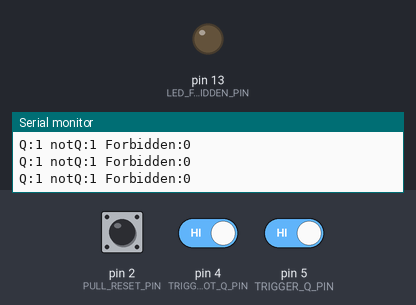
Bench run of a sketch on a simulated Arduino Uno, built with avr-gcc and run on an emulated ATmega328P. Parts: output pins drawn as LEDs (lit = HIGH), the last lines printed to the serial monitor. The inputs (shaded band) are chosen by the test bench; at power-on: pin 4 (TRIGGER_NOT_Q_PIN) HIGH, pin 5 (TRIGGER_Q_PIN) HIGH, pin 2 (PULL_RESET_PIN) LOW.

Above: at 1.2 s.
1.3 s: pin 4 (TRIGGER_NOT_Q_PIN) driven LOW and pin 5 (TRIGGER_Q_PIN) driven LOW
At 2.3 s:
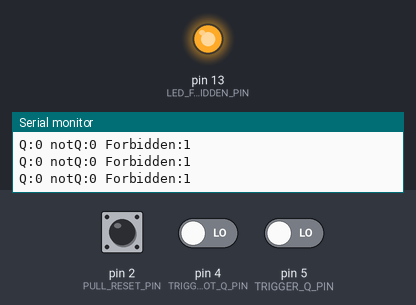
2.8 s: pin 4 (TRIGGER_NOT_Q_PIN) driven HIGH
At 3.4 s:
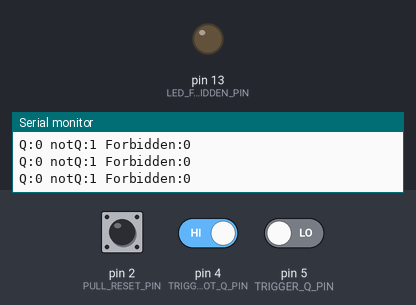
5.8 s: pin 4 (TRIGGER_NOT_Q_PIN) driven LOW
At 6.7 s:
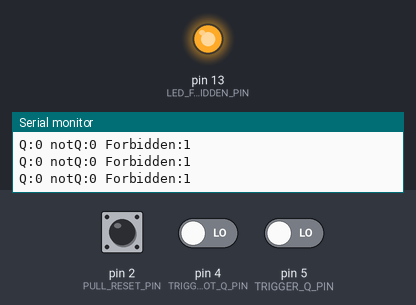
Timing chart, 0 to 8.8 s (numbered marks = the images above; inputs shaded):
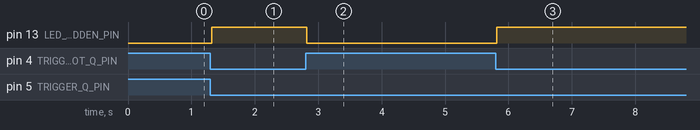

Measured:
- after the input at 1.3 s, pin 13 (LED_FORBIDDEN_PIN): LOW → HIGH at once
- after the input at 2.8 s, pin 13 (LED_FORBIDDEN_PIN): HIGH → LOW at once
- after the input at 5.8 s, pin 13 (LED_FORBIDDEN_PIN): LOW → HIGH at once

The sketch:

3-lab.ino
```cpp
const int PULL_RESET_PIN = 2;
const int TRIGGER_BUTTON_PIN = 3;
const int TRIGGER_NOT_Q_PIN = 4;
const int TRIGGER_Q_PIN = 5;
const int LED_FORBIDDEN_PIN = 13;

const int SERIAL_RATE = 9600;
const int LOOP_DELAY = 25;


void setupPins()
{
  pinMode(PULL_RESET_PIN, INPUT);
  pinMode(TRIGGER_BUTTON_PIN, OUTPUT);
  digitalWrite(TRIGGER_BUTTON_PIN, LOW);

  pinMode(TRIGGER_Q_PIN, INPUT);
  pinMode(TRIGGER_NOT_Q_PIN, INPUT);

  pinMode(LED_FORBIDDEN_PIN, OUTPUT);
  digitalWrite(LED_FORBIDDEN_PIN, LOW);
}

void setup()
{
  setupPins();
  Serial.begin(SERIAL_RATE);
}

void syncReset()
{
  int resetBtn = digitalRead(PULL_RESET_PIN);
  digitalWrite(TRIGGER_BUTTON_PIN, resetBtn == HIGH ? HIGH : LOW);
}

int isForbidden(int qState, int notQState)
{
  bool state = (qState == LOW && notQState == LOW);
  digitalWrite(LED_FORBIDDEN_PIN, state);
  return state;
}

void printStatus(int qState, int notQState, int forbidden)
{
  Serial.print("Q:");
  Serial.print(qState);
  Serial.print(" notQ:");
  Serial.print(notQState);
  Serial.print(" Forbidden:");
  Serial.println(forbidden);
}

void loop()
{
  syncReset();

  int qState = digitalRead(TRIGGER_Q_PIN);
  int notQState = digitalRead(TRIGGER_NOT_Q_PIN);
  int forbidden = isForbidden(qState, notQState);

  printStatus(qState, notQState, forbidden);
  delay(LOOP_DELAY);
}
```
